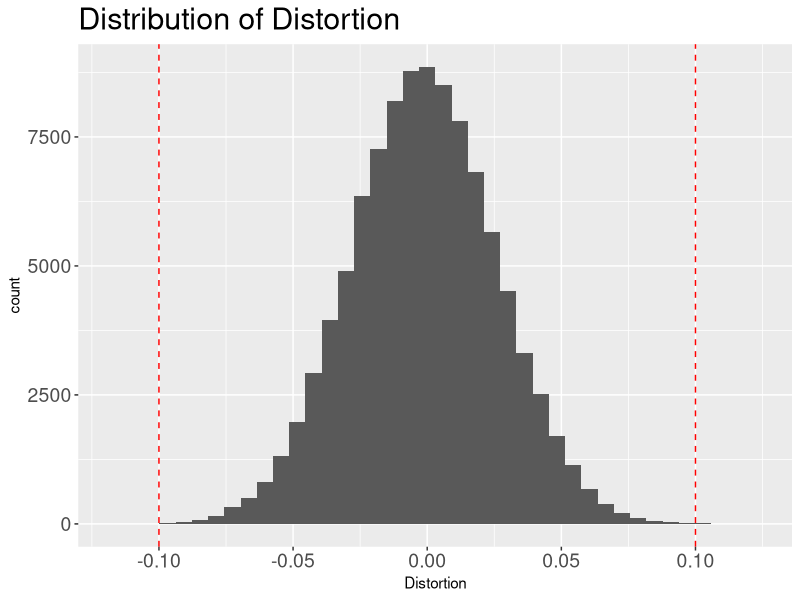

Write the R code that produced this figure.
## ---- chunk 1
knitr::opts_chunk$set(echo = TRUE, cache=TRUE, warnings=FALSE)
## ---- chunk 2
library(tidyverse)
N = 10000 #The Number of dimensions in the original space
m = 1000  #The number of points in the dataset
epsilon = .1

X = matrix(rnorm(m * N, 100, 10), m, N) #Let's just pick some normal random data.
distX = dist(X) %>% as.matrix() #This is the distance matrix in the original space.

n = as.integer(ceiling(log(m) / epsilon ^ 2)) + 1 #The number of dimensions in the projected space.

random_matrix = matrix(rnorm(N * n, 0, 1), N, n) / sqrt(n) #The magical random matrix
random_matrix = matrix(rnorm(N * n, 0, 1), N, n) / sqrt(n) #See it's totally random, really there's nothing special about it.
random_matrix = matrix(rnorm(N * n, 0, 1), N, n) / sqrt(n) #Look, the deck is really shuffled. Completely random. No tricks.

X_projected = X %*% random_matrix #Project the points into the lower dimension.
distX_projected = dist(X_projected) %>% as.matrix() #The distance matrix in the projected space.

distances = data.frame(Distance = as.numeric(distX),
                       ProjectedDistance=as.numeric(distX_projected))
## ---- chunk 3
distances %>%
  filter(Distance > 0.0) %>% #Ignore the distance from a point to itself.
  mutate(Distortion = (ProjectedDistance - Distance) / Distance) %>% 
  sample_frac(.1) %>%
  ggplot(aes(Distortion)) +
  geom_histogram(bins=40) + 
  geom_vline(xintercept = epsilon, color = "red", lty = 2) +
  geom_vline(xintercept = -epsilon, color = "red", lty = 2) + 
  labs(title = "Distribution of Distortion") + 
  theme(plot.title=element_text(size=22),
        axis.text.x=element_text(size=14),
        axis.text.y=element_text(size=14)) 
